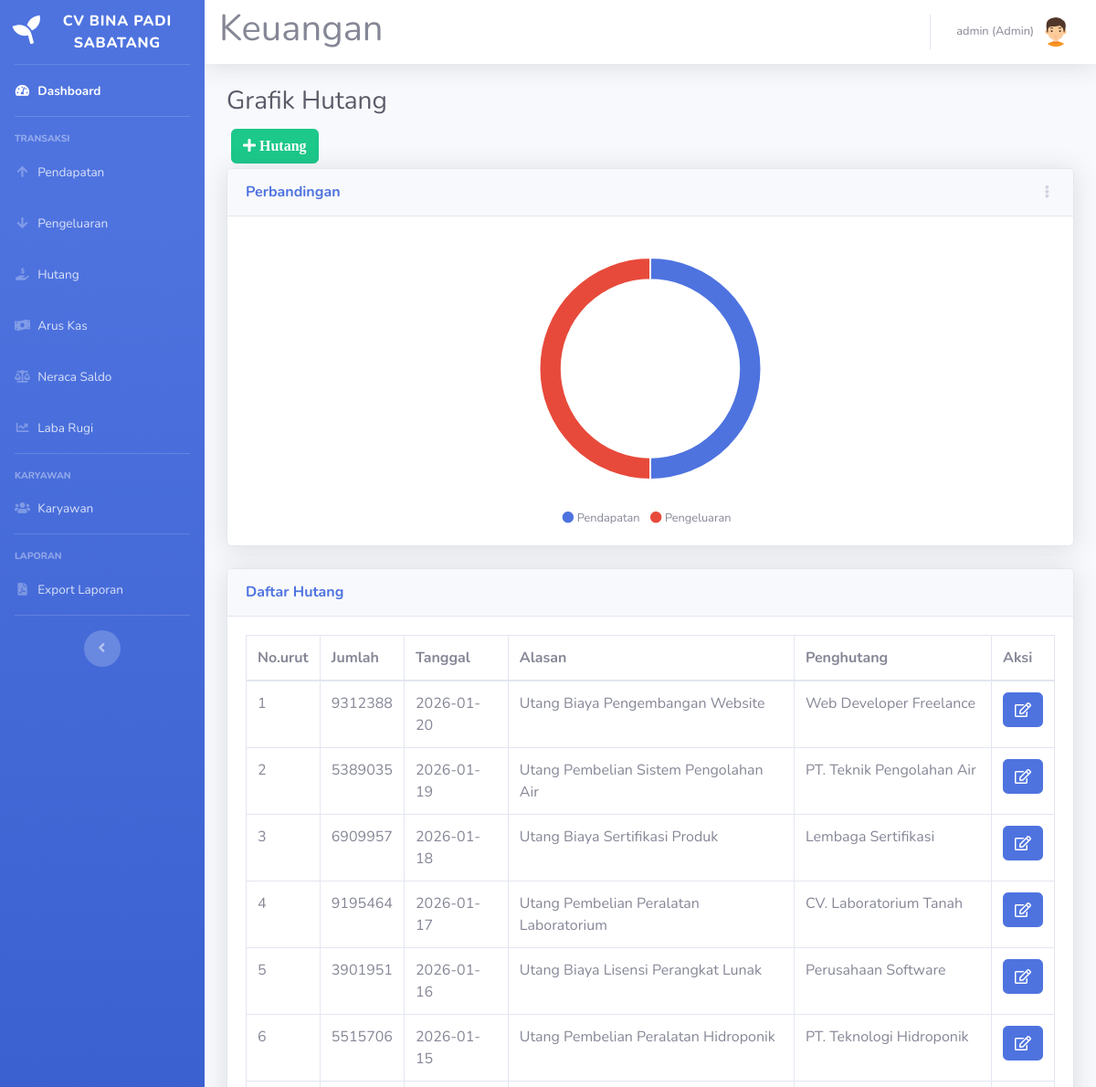
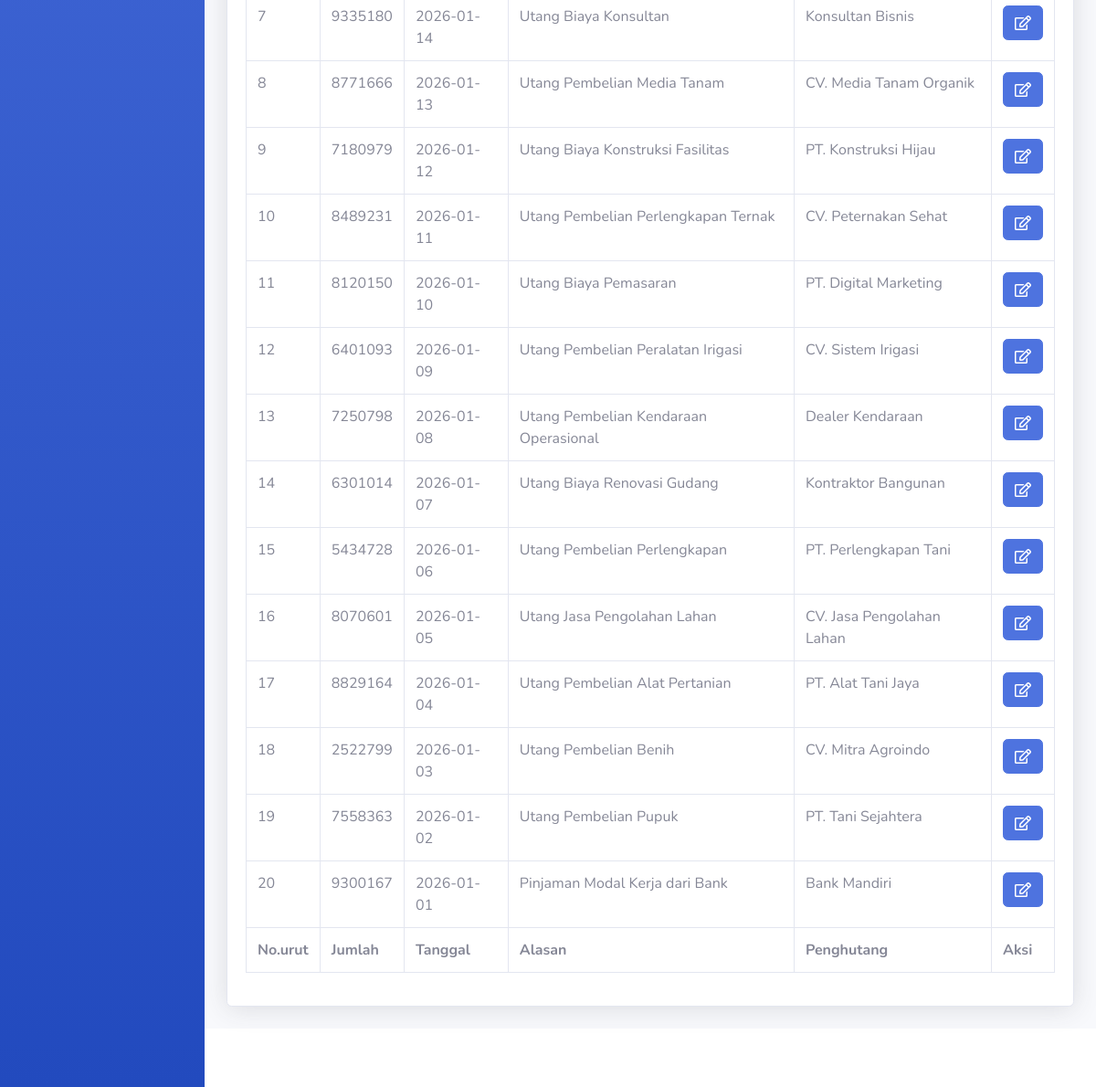
The app's page /hutang.php (signed in) with its own data (2 pictures, top to bottom).
### tables this page shows
CREATE TABLE `hutang` (
  `id_hutang` int(11) NOT NULL,
  `jumlah` int(11) NOT NULL,
  `tgl_hutang` date NOT NULL,
  `alasan` text NOT NULL,
  `penghutang` varchar(100) NOT NULL,
  `status` int(11) DEFAULT 1,
  `id_user` int(11) DEFAULT 1
);

### hutang.php (the view, shortened to what this page needs)
<!DOCTYPE html>
<html lang="en">
<head>
  <link href="vendor/fontawesome-free/css/all.min.css" rel="stylesheet" type="text/css">
  <link href="css/sb-admin-2.min.css" rel="stylesheet">
</head>
<body id="page-top">
  <?php
  require 'koneksi.php';
  require 'sidebar.php';
  $pendapatan_query = mysqli_query($koneksi, "SELECT id_pemasukan FROM pemasukan");
  $pendapatan = $pendapatan_query ? mysqli_num_rows($pendapatan_query) : 0;
  $pengeluaran_query = mysqli_query($koneksi, "SELECT id_pengeluaran FROM pengeluaran");
  $pengeluaran = $pengeluaran_query ? mysqli_num_rows($pengeluaran_query) : 0;
  ?>
  <div id="content">
    <?php require 'navbar.php'; ?>
    <div class="container-fluid">
      <h1 class="h3 mb-2 text-gray-800">Grafik Hutang</h1>
      <button type="button" class="btn btn-success" style="margin:5px" data-toggle="modal" data-target="#myModalTambah"><i class="fa fa-plus"> Hutang</i></button><br>
      <div class="row">
        <div class="col-12">
          <div class="card shadow mb-4">
            <div class="card-header py-3 d-flex flex-row align-items-center justify-content-between">
              <h6 class="m-0 font-weight-bold text-primary">Perbandingan</h6>
              <div class="dropdown no-arrow">
                <a class="dropdown-toggle" href="#" role="button" id="dropdownMenuLink" data-toggle="dropdown" aria-haspopup="true" aria-expanded="false">
                  <i class="fas fa-ellipsis-v fa-sm fa-fw text-gray-400"></i>
                </a>
              </div>
            </div>
            <div class="card-body">
              <div class="chart-pie pt-4 pb-2">
                <canvas id="myPieChart"></canvas>
              </div>
              <div class="mt-4 text-center small">
                <span class="mr-2">
                  <i class="fas fa-circle text-primary"></i> Pendapatan
                </span>
                <span class="mr-2">
                  <i class="fas fa-circle text-danger"></i> Pengeluaran
                </span>
              </div>
            </div>
          </div>
        </div>
      </div>
      <div class="card shadow mb-4">
        <div class="card-header py-3">
          <h6 class="m-0 font-weight-bold text-primary">Daftar Hutang</h6>
        </div>
        <div class="card-body">
          <div class="table-responsive">
            <table class="table table-bordered" id="dataTable" width="100%" cellspacing="0">
              <thead>
                <tr>
                  <th>No.urut</th>
                  <th>Jumlah</th>
                  <th>Tanggal</th>
                  <th>Alasan</th>
                  <th>Penghutang</th>
                  <th>Aksi</th>
                </tr>
              </thead>
              <tfoot>
                <tr>
                  <th>No.urut</th>
                  <th>Jumlah</th>
                  <th>Tanggal</th>
                  <th>Alasan</th>
                  <th>Penghutang</th>
                  <th>Aksi</th>
                </tr>
              </tfoot>
              <tbody>
                <?php
                $query = mysqli_query($koneksi, "SELECT * FROM hutang WHERE jumlah > 1000 ORDER BY tgl_hutang DESC");
                if ($query) {
                  $no = 1;
                  while ($data = mysqli_fetch_assoc($query)) {
                ?>
                    <tr>
                      <td><?= $no++ ?></td>
                      <td><?= $data['jumlah'] ?></td>
                      <td><?= $data['tgl_hutang'] ?></td>
                      <td><?= $data['alasan'] ?></td>
                      <td><?= $data['penghutang'] ?></td>
                      <td>
                        <a href="#" type="button" class=" fa fa-edit btn btn-primary btn-md" data-toggle="modal" data-target="#myModal<?php echo $data['id_hutang']; ?>"></a>
                      </td>
                    </tr>
          </div>
      <?php
                  }
                } else {
                  echo '<tr><td colspan="6" class="text-center">Belum ada data hutang atau tabel belum tersedia.</td></tr>';
                }
      ?>
  <?php require 'footer.php' ?>
  <script type="text/javascript">
    // Set new default font family and font color to mimic Bootstrap's default styling
    Chart.defaults.global.defaultFontFamily = 'Nunito', '-apple-system,system-ui,BlinkMacSystemFont,"Segoe UI",Roboto,"Helvetica Neue",Arial,sans-serif';
    Chart.defaults.global.defaultFontColor = '#858796';
    // Pie Chart Example
    var ctx = document.getElementById("myPieChart");
    var myPieChart = new Chart(ctx, {
      type: 'doughnut',
      data: {
        labels: ["Pendapatan", "Pengeluaran"],
        datasets: [{
          data: [<?php echo $pendapatan ?>, <?php echo $pengeluaran ?>],
          backgroundColor: ['#4e73df', '#e74a3b'],
          hoverBackgroundColor: ['#2e59d9', '#e74a3b'],
          hoverBorderColor: "rgba(234, 236, 244, 1)",
        }],
      },
      options: {
        maintainAspectRatio: false,
        tooltips: {
          backgroundColor: "rgb(255,255,255)",
          bodyFontColor: "#858796",
          borderColor: '#dddfeb',
          borderWidth: 1,
          xPadding: 15,
          yPadding: 15,
          displayColors: false,
          caretPadding: 10,
        },
        legend: {
          display: false
        },
        cutoutPercentage: 80,
      },
    });
  </script>
</body>
</html>

### records on screen
hutang: jumlah "9312388", tgl_hutang "2026-01-20", alasan "Utang Biaya Pengembangan Website", penghutang "Web Developer Freelance"
hutang: jumlah "5389035", tgl_hutang "2026-01-19", alasan "Utang Pembelian Sistem Pengolahan Air", penghutang "PT. Teknik Pengolahan Air"
hutang: jumlah "6909957", tgl_hutang "2026-01-18", alasan "Utang Biaya Sertifikasi Produk", penghutang "Lembaga Sertifikasi"
hutang: jumlah "9195464", tgl_hutang "2026-01-17", alasan "Utang Pembelian Peralatan Laboratorium", penghutang "CV. Laboratorium Tanah"
hutang: jumlah "3901951", tgl_hutang "2026-01-16", alasan "Utang Biaya Lisensi Perangkat Lunak", penghutang "Perusahaan Software"
hutang: jumlah "5515706", tgl_hutang "2026-01-15", alasan "Utang Pembelian Peralatan Hidroponik", penghutang "PT. Teknologi Hidroponik"
hutang: jumlah "9335180", tgl_hutang "2026-01-14", alasan "Utang Biaya Konsultan", penghutang "Konsultan Bisnis"
hutang: jumlah "8771666", tgl_hutang "2026-01-13", alasan "Utang Pembelian Media Tanam", penghutang "CV. Media Tanam Organik"
hutang: jumlah "7180979", tgl_hutang "2026-01-12", alasan "Utang Biaya Konstruksi Fasilitas", penghutang "PT. Konstruksi Hijau"
hutang: jumlah "8489231", tgl_hutang "2026-01-11", alasan "Utang Pembelian Perlengkapan Ternak", penghutang "CV. Peternakan Sehat"
hutang: jumlah "8120150", tgl_hutang "2026-01-10", alasan "Utang Biaya Pemasaran", penghutang "PT. Digital Marketing"
hutang: jumlah "6401093", tgl_hutang "2026-01-09", alasan "Utang Pembelian Peralatan Irigasi", penghutang "CV. Sistem Irigasi"
hutang: jumlah "7250798", tgl_hutang "2026-01-08", alasan "Utang Pembelian Kendaraan Operasional", penghutang "Dealer Kendaraan"
hutang: jumlah "6301014", tgl_hutang "2026-01-07", alasan "Utang Biaya Renovasi Gudang", penghutang "Kontraktor Bangunan"
hutang: jumlah "5434728", tgl_hutang "2026-01-06", alasan "Utang Pembelian Perlengkapan", penghutang "PT. Perlengkapan Tani"
hutang: jumlah "8070601", tgl_hutang "2026-01-05", alasan "Utang Jasa Pengolahan Lahan", penghutang "CV. Jasa Pengolahan Lahan"
hutang: jumlah "8829164", tgl_hutang "2026-01-04", alasan "Utang Pembelian Alat Pertanian", penghutang "PT. Alat Tani Jaya"
hutang: jumlah "2522799", tgl_hutang "2026-01-03", alasan "Utang Pembelian Benih", penghutang "CV. Mitra Agroindo"
hutang: jumlah "7558363", tgl_hutang "2026-01-02", alasan "Utang Pembelian Pupuk", penghutang "PT. Tani Sejahtera"
hutang: jumlah "9300167", tgl_hutang "2026-01-01", alasan "Pinjaman Modal Kerja dari Bank", penghutang "Bank Mandiri"

### other values on screen
$_SESSION['nama'] "admin"
$_SESSION['level'] "Admin"
